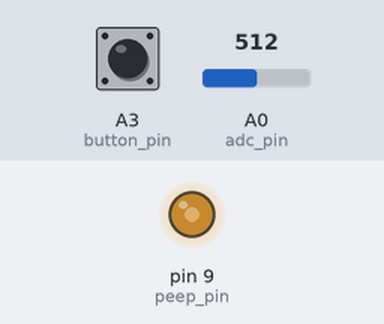
Recording of a sketch running on a simulated Arduino Nano, built with avr-gcc and run on an emulated ATmega328P. Shown: output pins drawn as LEDs (lit = HIGH). Inputs (shaded band) come from the test bench; at power-on: A0 (adc_pin) = 512, A3 (button_pin) HIGH.

Above: at 2.9 s.
3.0 s: A0 (adc_pin) set to 560
4.5 s: A0 (adc_pin) set to 594
At 5.7 s:
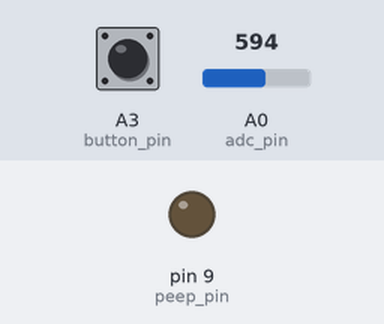
6.0 s: A0 (adc_pin) set to 511
At 7.0 s:
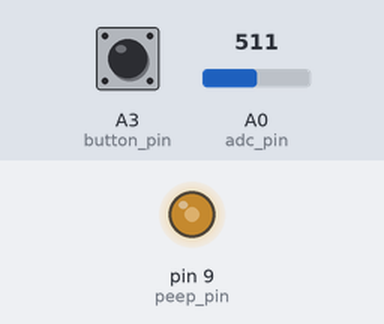
Timing chart, 0 to 8.6 s (numbered marks = the images above; inputs shaded):
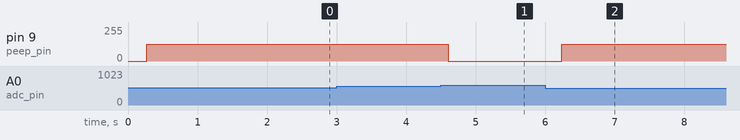

The sketch:

pwr_ctrl_peep.ino
```cpp
#include "HX711.h" //hx711 lib by Bogdan Necula

char j_val = 'j';
char r_val = 'r';
float adc_val = 0;
float voltage = 0;
float pwr5v_val = 4.84;
float R_coeff = 4;

#define peep_pin 9 // подключение зуммера
#define crit_voltage 10.9

#define button_pin A3

#define j_pin A6
#define r_pin A7
#define adc_pin A0

// HX711 circuit wiring
const int LOADCELL_DOUT_PIN = A1;
const int LOADCELL_SCK_PIN = A2;

HX711 scale;
long readingA;
long readingB;
int hx711_reading_status;

int counter = 0;
int button = 0;
float calcVoltage() {
  adc_val = analogRead(adc_pin);
  return (adc_val * pwr5v_val * R_coeff) / 1024;
}

void commonRoutine() {
  HX711_read();
  Serial.print(j_val);
  Serial.print(r_val);
  Serial.print(calcVoltage());
  Serial.print("V");
  HX711_print();
  button_print();
}

void UART_Control() {
  char Uart_Data = 0;
  if (Serial.available()) {
    Uart_Data = Serial.read();
  }
  switch (Uart_Data) {
    case 'J':
      j_val = 'J';
      digitalWrite(j_pin, HIGH);
      commonRoutine();
      break;
    case 'j':
      j_val = 'j';
      digitalWrite(j_pin, LOW);
      commonRoutine();
      break;
    case 'R':
      r_val = 'R';
      digitalWrite(r_pin, HIGH);
      commonRoutine();
      break;
    case 'r':
      r_val = 'r';
      digitalWrite(r_pin, LOW);
      commonRoutine();
      break;
    case '?':
      commonRoutine();
      break;
  }
}

void IO_init() {
  pinMode(peep_pin, OUTPUT);
  digitalWrite(peep_pin, LOW);

  pinMode(j_pin, OUTPUT);
  digitalWrite(j_pin, LOW);
  pinMode(r_pin, OUTPUT);
  digitalWrite(r_pin, LOW);

  pinMode(button_pin, INPUT_PULLUP); //B~
}

void HX711_read() {
  if (scale.is_ready()) {
    // The function is used to select the channel A or channel B, by passing 128
    // or 64 for channel A, or 32 for channel B as the parameter
    scale.set_gain(128); // A gain 64 or 128
    readingA = scale.read();
    scale.set_gain(32); // B gain 32
    readingB = scale.read();
    hx711_reading_status = 1;
  } else {
    hx711_reading_status = 0;
  }
}

void HX711_print() {
  if (hx711_reading_status) {
    Serial.print(",");
    Serial.print(4 * (readingA + 1010443)); // const for A channel
    scale.set_gain(32);                     // B gain 32
    Serial.print("A,");
    Serial.print(readingB + 1209022); // const for B channel
   //    Serial.print("B\r\n");
    Serial.print("B");
  } else {
    Serial.print(",");
    Serial.print(0);    // const for A channel
    scale.set_gain(32); // B gain 32
    Serial.print("A,");
    Serial.print(0); // const for B channel
    //    Serial.print("B\r\n");
    Serial.print("B");
  }
}

void button_print() {
  if (button) {
    Serial.print(",1\r\n");
    button = 0;
  }
  else   Serial.print(",0\r\n");

}

void peepOrNotToPeep() {
  if (counter > 15000) {
    if (calcVoltage() < crit_voltage)
      analogWrite(peep_pin, 127);
    else
      digitalWrite(peep_pin, LOW);
    counter = 0;
  }
  counter++;
}

void setup() {
  IO_init();

  Serial.begin(115200);

  scale.begin(LOADCELL_DOUT_PIN, LOADCELL_SCK_PIN);
}

void loop() {
  UART_Control();
  peepOrNotToPeep();
  if (!digitalRead(button_pin)) button = 1;
}
```

Measured:
- the behaviour switches between 576 and 577 on A0 (adc_pin) (found by bisection; images 0 and 1)
- after the input at 3.0 s, every drawn part: stays the same
- after the input at 4.5 s, pin 9 (peep_pin): 127/255 → 0/255 after 0.11 s
- after the input at 6.0 s, pin 9 (peep_pin): 0/255 → 127/255 after 0.24 s
